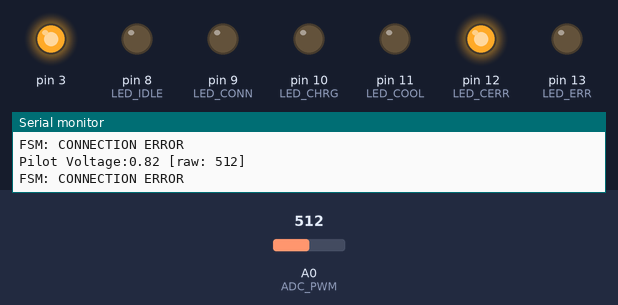
A sketch run on a simulated Arduino Uno, built with avr-gcc and run on an emulated ATmega328P. Shown: output pins drawn as LEDs (lit = HIGH), the last lines printed to the serial monitor. Inputs (shaded band) come from the test bench; at power-on: A0 (ADC_PWM) = 512. Pins used as bus, display or sensor lines are not drawn.

Above: at 1.2 s.
1.3 s: A0 (ADC_PWM) set to 523
At 3.2 s:
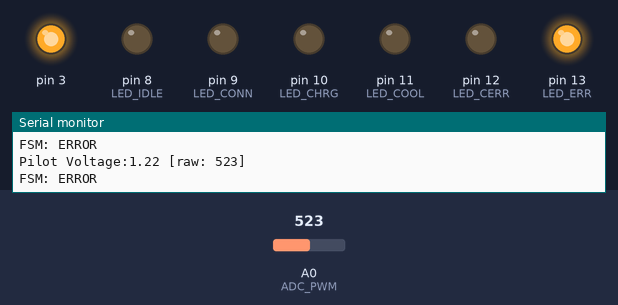
3.5 s: A0 (ADC_PWM) set to 556
At 5.0 s:
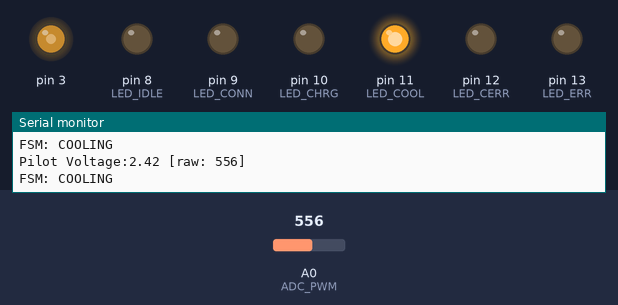
5.5 s: A0 (ADC_PWM) set to 592
7.2 s: A0 (ADC_PWM) set to 616
At 8.4 s:
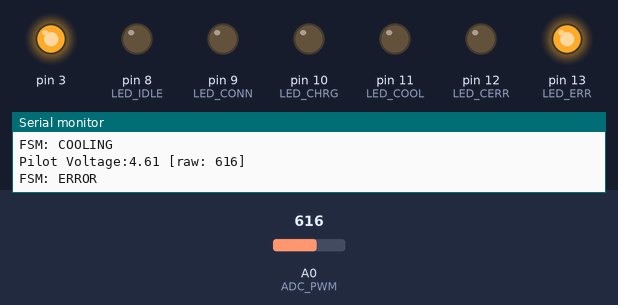
9.5 s: A0 (ADC_PWM) set to 716
At 11.6 s:
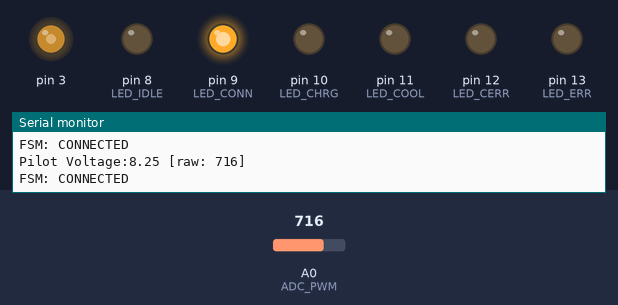
12.0 s: A0 (ADC_PWM) set to 900
At 13.6 s:
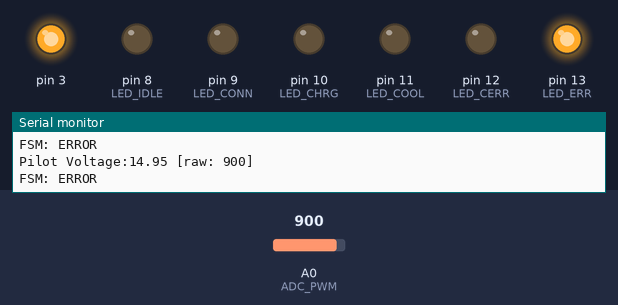
Timing chart, 0 to 15.1 s (numbered marks = the images above; inputs shaded):
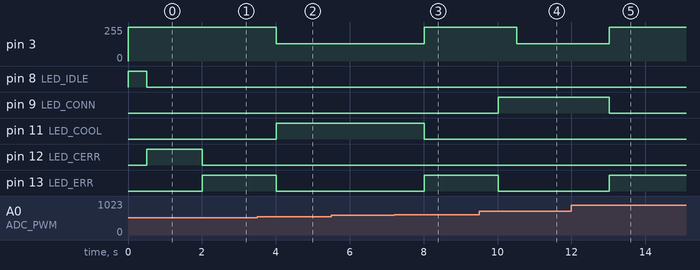

Measured:
- the behaviour switches between 516 and 517 on A0 (ADC_PWM) (found by bisection; images 0 and 1)
- the behaviour switches between 544 and 545 on A0 (ADC_PWM) (found by bisection; images 1 and 2)
- the behaviour switches between 599 and 600 on A0 (ADC_PWM) (found by bisection; images 2 and 3)
- after the input at 1.3 s, pin 12 (LED_CERR): HIGH → LOW after 0.70 s; pin 13 (LED_ERR): LOW → HIGH after 0.70 s
- after the input at 3.5 s, pin 3: 255/255 → 128/255 after 0.51 s; pin 11 (LED_COOL): LOW → HIGH after 0.51 s; pin 13 (LED_ERR): HIGH → LOW after 0.51 s
- after the input at 7.2 s, pin 3: 128/255 → 255/255 after 0.82 s; pin 11 (LED_COOL): HIGH → LOW after 0.82 s; pin 13 (LED_ERR): LOW → HIGH after 0.82 s
- after the input at 9.5 s, pin 3: 255/255 → 128/255 after 1.0 s; pin 9 (LED_CONN): LOW → HIGH after 0.52 s; pin 13 (LED_ERR): HIGH → LOW after 0.52 s
- after the input at 12.0 s, pin 3: 128/255 → 255/255 after 1.0 s; pin 9 (LED_CONN): HIGH → LOW after 1.0 s; pin 13 (LED_ERR): LOW → HIGH after 1.0 s

The sketch:

EVSE_Emulator.ino
```cpp
#include "config.h"

volatile long pwm_adc_value = 0;
volatile int average_counter = 0;
volatile bool pilot_adc_flag = LOW;

int fsm_state = STATE_IDLE;

void setup() {

  // Debug Pin
  pinMode(7, OUTPUT);

  Serial.begin(115200);
  init_leds();

  Serial.println("EVSE Emulator 1.0");
}

void loop() {

  if (pilot_adc_flag) {

    float pilot_volt = mapfloat(pwm_adc_value / average_counter, 160, 819, -12.0, 12.0);
    Serial.println("Pilot Voltage:" + String(pilot_volt) + " [raw: " + String(pwm_adc_value / average_counter) + "]");
    fsm_state = volt2state(pilot_volt);

    pwm_adc_value = 0;
    average_counter = 0;
    pilot_adc_flag = LOW;  // Reset flag
  }

  set_statusleds(fsm_state);

  switch (fsm_state) {
    case STATE_IDLE:
      Serial.println("FSM: IDLE");
      set_pwm(PWM_ALWAYS_ON);
      break;
    case STATE_CONNECTED:
      Serial.println("FSM: CONNECTED");
      delay(500);
      set_pwm(PWM_30A);
      break;
    case STATE_CHARGING:
      Serial.println("FSM: CHARGING");
      set_pwm(PWM_30A);
      break;
    case STATE_COOLING:
      Serial.println("FSM: COOLING");
      set_pwm(PWM_30A);
      break;
    case STATE_CONERROR:
      Serial.println("FSM: CONNECTION ERROR");
      set_pwm(PWM_ALWAYS_ON);
      break;
    case STATE_ERROR:
      Serial.println("FSM: ERROR");
      set_pwm(PWM_ALWAYS_ON);
      //fsm_state = STATE_IDLE;
      break;
    default:
      Serial.println("FSM: We should not be here...");
      set_pwm(PWM_ALWAYS_ON);
      //fsm_state = STATE_ERROR;
      break;
  }

  delay(500);
}


// Timer Compare A Interrupt vector, called with rising edge of PWM
// Used for ADC measurement during high cycle
ISR(TIMER2_COMPA_vect) {  // called by timer2

  delayMicroseconds(50);  // wait for value to stabilize

  // Check if we need to acquire more samples (Flag not set and not enough samples)
  if (!pilot_adc_flag && (average_counter < PILOT_ADC_AVG)) {
    digitalWrite(7, HIGH);
    pwm_adc_value += analogRead(ADC_PWM);  //approx. 110us. But capuring should be a lot faster
    average_counter++;
    // ToDo: Just trigger a single conversion here, check for everything else in main
    digitalWrite(7, LOW);
  } else {
    // Signal that we've captured enough samples
    pilot_adc_flag = HIGH;
  }
}
```

functions.cpp
```cpp
#include "Arduino.h"
#include "config.h"

void init_leds() {
  pinMode(LED_IDLE, OUTPUT);
  pinMode(LED_CONN, OUTPUT);
  pinMode(LED_CHRG, OUTPUT);
  pinMode(LED_COOL, OUTPUT);
  pinMode(LED_CERR, OUTPUT);
  pinMode(LED_ERR, OUTPUT);
}

void set_statusleds(int status) {
  digitalWrite(LED_IDLE, status & STATE_IDLE);
  digitalWrite(LED_CONN, status & STATE_CONNECTED);
  digitalWrite(LED_CHRG, status & STATE_CHARGING);
  digitalWrite(LED_COOL, status & STATE_COOLING);
  digitalWrite(LED_CERR, status & STATE_CONERROR);
  digitalWrite(LED_ERR, status & STATE_ERROR);
}

void set_pwm(int width) {
  pinMode(3, OUTPUT);
  TCCR2A = _BV(COM2B1) | _BV(WGM21) | _BV(WGM20);
  TCCR2B = _BV(WGM22) | _BV(CS22);
  OCR2A = 249;    // 249 = 1kHz
  OCR2B = width;  // 0...249 for 0...100% duty

  TIMSK2 = _BV(OCIE2A);  //enable OCR2A compare interrupt for ADC measurement. Also works with 100% duty.
}

int volt2state(float volt) {
  if ((volt >= (VOLT_IDLE - VOLT_WINDOW)) && (volt <= (VOLT_IDLE + VOLT_WINDOW))) {
    return STATE_IDLE;
  } else if ((volt >= (VOLT_CONNECTED - VOLT_WINDOW)) && (volt <= (VOLT_CONNECTED + VOLT_WINDOW))) {
    return STATE_CONNECTED;
  } else if ((volt >= (VOLT_CHARGING - VOLT_WINDOW)) && (volt <= (VOLT_CHARGING + VOLT_WINDOW))) {
    return STATE_CHARGING;
  } else if ((volt >= (VOLT_COOLING - VOLT_WINDOW)) && (volt <= (VOLT_COOLING + VOLT_WINDOW))) {
    return STATE_COOLING;
  } else if ((volt >= (VOLT_CONERROR - VOLT_WINDOW)) && (volt <= (VOLT_CONERROR + VOLT_WINDOW))) {
    return STATE_CONERROR;
  } else if ((volt >= (VOLT_ERROR - VOLT_WINDOW)) && (volt <= (VOLT_ERROR + VOLT_WINDOW))) {
    return STATE_ERROR;
  } else {
    return STATE_ERROR;
  }
}

float mapfloat(long x, long in_min, long in_max, long out_min, long out_max)
{
  return (float)(x - in_min) * (out_max - out_min) / (float)(in_max - in_min) + out_min;
}
```

config.h
```cpp
#define LED_IDLE 8
#define LED_CONN 9
#define LED_CHRG 10
#define LED_COOL 11
#define LED_CERR 12
#define LED_ERR 13

#define ADC_PWM 0
#define ADC_PP 1

#define VOLT_IDLE 12.0
#define VOLT_CONNECTED 9.0
#define VOLT_CHARGING 6.0
#define VOLT_COOLING 3.0
#define VOLT_CONERROR 0.0
#define VOLT_ERROR -12.0
#define VOLT_WINDOW 1.0 // Tolerance for voltage

#define PILOT_ADC_AVG 50 //Number of cycles for pilot adc signal averaging

void set_statusleds(int status);
void init_leds(void);
void set_pwm(int width);
int volt2state(float volt);
float mapfloat(long x, long in_min, long in_max, long out_min, long out_max);

enum STATE {
  STATE_IDLE = 0x01,
  STATE_CONNECTED = 0x02,
  STATE_CHARGING = 0x04,
  STATE_COOLING = 0x08,
  STATE_CONERROR = 0x10,
  STATE_ERROR = 0x20
};

enum PWM_MODE {
  PWM_ALWAYS_ON = 249,  // 100% PWM for negotiation
  PWM_30A = 125,         // 50% PWM equals 30A
  PWM_16A = 65,         // 27% PWM equals 16A
  PWM_10A = 40,         // 16% PWM equals 10A
  PWM_6A = 25         // 10% PWM
};
```
